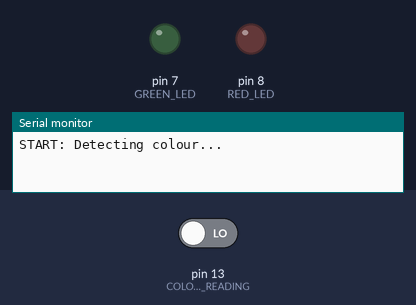
The sketch below on a simulated Arduino Uno, built with avr-gcc and run on an emulated ATmega328P. Shown: output pins drawn as LEDs (lit = HIGH), the last lines printed to the serial monitor. The inputs (shaded band) are chosen by the test bench; at power-on: pin 13 (COLOUR_DETECTOR_READING) LOW. Pins used as bus, display or sensor lines are not drawn.

Above: at 1.3 s.
1.4 s: pin 13 (COLOUR_DETECTOR_READING) driven HIGH
At 2.3 s:
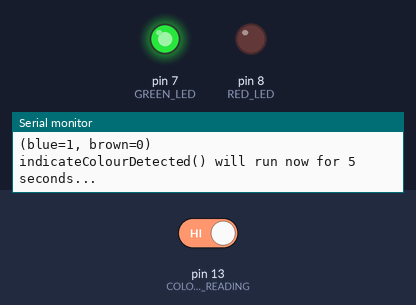
Timing chart, 0 to 8.0 s (numbered marks = the images above; inputs shaded):
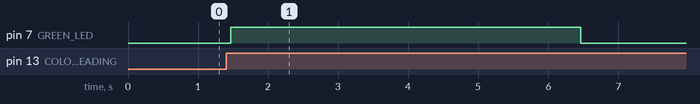

Measured:
- after the input at 1.4 s, pin 7 (GREEN_LED): LOW → HIGH after 0.07 s, → LOW 5.0 s later; pin 8 (RED_LED): stays LOW (without the input it goes to HIGH after 4.2 s)

The sketch:

colour_detection_test.ino
```cpp
int GREEN_LED = 7;
int RED_LED = 8;
int COLOUR_DETECTOR_POWER = 12;
int COLOUR_DETECTOR_READING = 13;
int colourDetectorValue = 0;
enum BlockColour {BROWN, BLUE, UNKNOWN};
BlockColour blockColour = UNKNOWN;


void getColourDetectorValue() {
  colourDetectorValue = digitalRead(COLOUR_DETECTOR_READING);
}
bool colourIsBlue() {
  return colourDetectorValue == 1;
}
void detectColour() {
  // this function assumes the block is within sensing range of the robot
  // keep reading colour detector up to a limited number of times - if no positive output is detected, assume block colour was brown
  digitalWrite(COLOUR_DETECTOR_POWER, HIGH); // power the colour detection circuit

  delay(500);

  blockColour = BROWN;
  for (int i = 0; i < 1000; i++) {
    getColourDetectorValue();
    delay(5); // sets overall limit to 5 seconds
    if (colourIsBlue()) {
      blockColour = BLUE;
      break;
    }
  }
  digitalWrite(COLOUR_DETECTOR_POWER, LOW); // stop powering the colour detection circuit
}
void indicateColourDetected() {
  int correctLED;
  if (blockColour == BROWN) {
    correctLED = RED_LED;
  } else correctLED = GREEN_LED;
  digitalWrite(correctLED, HIGH); // light correct led (green for blue block, red for brown block) - and ONLY light that correct led
  delay(5000); // wait 5 seconds
  digitalWrite(correctLED, LOW); // turn off led
}

void setup() {
  Serial.begin(9600); // set up Serial library

  pinMode(COLOUR_DETECTOR_READING, INPUT);
  pinMode(COLOUR_DETECTOR_POWER, OUTPUT);
  pinMode(GREEN_LED, OUTPUT);
  pinMode(RED_LED, OUTPUT);
  digitalWrite(GREEN_LED, LOW);
  digitalWrite(RED_LED, LOW);
}

void loop() {
  Serial.println("START: Detecting colour...");
  detectColour();
  Serial.print("detectColour() finished. Colour detected was: ");
  Serial.println(blockColour);
  Serial.println("(blue=1, brown=0)");
  Serial.println("indicateColourDetected() will run now for 5 seconds...");
  indicateColourDetected();
  Serial.println("finished indicating the correct colour. Loop will restart after 5 seconds");
  delay(5000);
}
```
